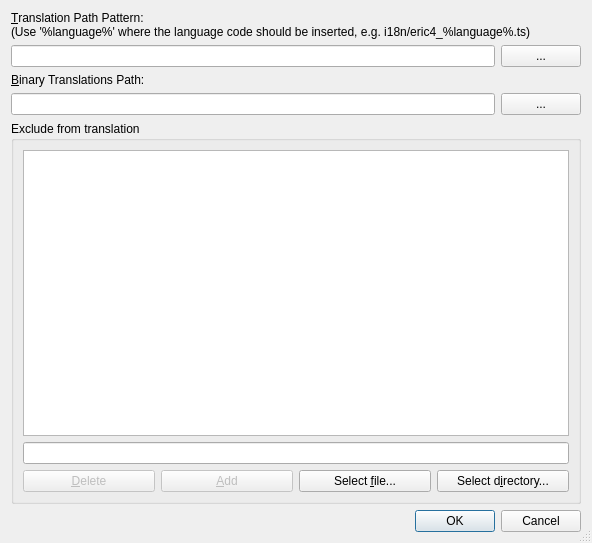
<ui version="4.0" >
 <class>TranslationPropertiesDialog</class>
 <widget class="QDialog" name="TranslationPropertiesDialog" >
  <property name="geometry" >
   <rect>
    <x>0</x>
    <y>0</y>
    <width>592</width>
    <height>543</height>
   </rect>
  </property>
  <property name="windowTitle" >
   <string>Translation Properties</string>
  </property>
  <property name="sizeGripEnabled" >
   <bool>true</bool>
  </property>
  <layout class="QVBoxLayout" name="_2" >
   <item>
    <layout class="QGridLayout" name="_3" >
     <item row="3" column="1" >
      <widget class="QPushButton" name="transBinPathButton" >
       <property name="toolTip" >
        <string>Show directory selection dialog</string>
       </property>
       <property name="whatsThis" >
        <string>&lt;b>Binary Translations Path&lt;/b>
&lt;p>Select the directory for the binary translations via a directory selection dialog.&lt;/p></string>
       </property>
       <property name="text" >
        <string>...</string>
       </property>
      </widget>
     </item>
     <item row="3" column="0" >
      <widget class="QLineEdit" name="transBinPathEdit" >
       <property name="toolTip" >
        <string>Enter the path for the binary translation files (*.qm)</string>
       </property>
       <property name="whatsThis" >
        <string>&lt;b>Binary Translations Path&lt;/b>
&lt;p>Enter the directory for the binary translation files (*.qm). Leave it empty to store them together with the *.ts files.&lt;/p></string>
       </property>
      </widget>
     </item>
     <item row="1" column="1" >
      <widget class="QPushButton" name="transPatternButton" >
       <property name="toolTip" >
        <string>Show directory selection dialog</string>
       </property>
       <property name="whatsThis" >
        <string>&lt;b>Translation Pattern&lt;/b>
&lt;p>Select a translation file via a file selection dialog.&lt;/p></string>
       </property>
       <property name="text" >
        <string>...</string>
       </property>
      </widget>
     </item>
     <item row="2" column="0" colspan="2" >
      <widget class="QLabel" name="label" >
       <property name="text" >
        <string>&amp;Binary Translations Path:</string>
       </property>
       <property name="buddy" >
        <cstring>transBinPathEdit</cstring>
       </property>
      </widget>
     </item>
     <item row="1" column="0" >
      <widget class="QLineEdit" name="transPatternEdit" >
       <property name="toolTip" >
        <string>Enter the path pattern for the translation files</string>
       </property>
       <property name="whatsThis" >
        <string>&lt;b>Translation Pattern&lt;/b>
&lt;p>Enter the path pattern for the translation files using %language% at the place of the language code (e.g. /path_to_eric/i18n/eric4_%language%.ts). This will result in translation files like /path_to_eric/i18n/eric_de.ts.&lt;/p></string>
       </property>
      </widget>
     </item>
     <item row="0" column="0" colspan="2" >
      <widget class="QLabel" name="textLabel1_3" >
       <property name="text" >
        <string>&amp;Translation Path Pattern:
(Use '%language%' where the language code should be inserted, e.g. i18n/eric4_%language%.ts)</string>
       </property>
       <property name="wordWrap" >
        <bool>true</bool>
       </property>
       <property name="buddy" >
        <cstring>transPatternEdit</cstring>
       </property>
      </widget>
     </item>
    </layout>
   </item>
   <item>
    <widget class="QGroupBox" name="exceptionsGroup" >
     <property name="title" >
      <string>Exclude from translation</string>
     </property>
     <layout class="QGridLayout" name="_4" >
      <item row="2" column="3" >
       <widget class="QPushButton" name="exceptDirButton" >
        <property name="toolTip" >
         <string>Press to select a directory via a selection dialog</string>
        </property>
        <property name="text" >
         <string>Select d&amp;irectory...</string>
        </property>
       </widget>
      </item>
      <item row="2" column="2" >
       <widget class="QPushButton" name="exceptFileButton" >
        <property name="toolTip" >
         <string>Press to select a file via a selection dialog</string>
        </property>
        <property name="text" >
         <string>Select &amp;file...</string>
        </property>
       </widget>
      </item>
      <item row="2" column="1" >
       <widget class="QPushButton" name="addExceptionButton" >
        <property name="enabled" >
         <bool>false</bool>
        </property>
        <property name="toolTip" >
         <string>Press to add the entered path or file to the list</string>
        </property>
        <property name="text" >
         <string>&amp;Add</string>
        </property>
       </widget>
      </item>
      <item row="2" column="0" >
       <widget class="QPushButton" name="deleteExceptionButton" >
        <property name="enabled" >
         <bool>false</bool>
        </property>
        <property name="toolTip" >
         <string>Press to delete the selected entry from the list</string>
        </property>
        <property name="text" >
         <string>&amp;Delete</string>
        </property>
       </widget>
      </item>
      <item row="1" column="0" colspan="4" >
       <widget class="QLineEdit" name="exceptionEdit" >
        <property name="toolTip" >
         <string>Enter a path or file to be added</string>
        </property>
       </widget>
      </item>
      <item row="0" column="0" colspan="4" >
       <widget class="QListWidget" name="exceptionsList" >
        <property name="toolTip" >
         <string>List of paths or files to excude from translation</string>
        </property>
        <property name="alternatingRowColors" >
         <bool>true</bool>
        </property>
        <property name="sortingEnabled" >
         <bool>true</bool>
        </property>
       </widget>
      </item>
     </layout>
    </widget>
   </item>
   <item>
    <widget class="QDialogButtonBox" name="buttonBox" >
     <property name="orientation" >
      <enum>Qt::Horizontal</enum>
     </property>
     <property name="standardButtons" >
      <set>QDialogButtonBox::Cancel|QDialogButtonBox::Ok</set>
     </property>
    </widget>
   </item>
  </layout>
 </widget>
 <tabstops>
  <tabstop>transPatternEdit</tabstop>
  <tabstop>transPatternButton</tabstop>
  <tabstop>transBinPathEdit</tabstop>
  <tabstop>transBinPathButton</tabstop>
  <tabstop>exceptionsList</tabstop>
  <tabstop>exceptionEdit</tabstop>
  <tabstop>deleteExceptionButton</tabstop>
  <tabstop>addExceptionButton</tabstop>
  <tabstop>exceptFileButton</tabstop>
  <tabstop>exceptDirButton</tabstop>
 </tabstops>
 <resources/>
 <connections>
  <connection>
   <sender>buttonBox</sender>
   <signal>accepted()</signal>
   <receiver>TranslationPropertiesDialog</receiver>
   <slot>accept()</slot>
   <hints>
    <hint type="sourcelabel" >
     <x>39</x>
     <y>523</y>
    </hint>
    <hint type="destinationlabel" >
     <x>39</x>
     <y>543</y>
    </hint>
   </hints>
  </connection>
  <connection>
   <sender>buttonBox</sender>
   <signal>rejected()</signal>
   <receiver>TranslationPropertiesDialog</receiver>
   <slot>reject()</slot>
   <hints>
    <hint type="sourcelabel" >
     <x>110</x>
     <y>530</y>
    </hint>
    <hint type="destinationlabel" >
     <x>111</x>
     <y>543</y>
    </hint>
   </hints>
  </connection>
 </connections>
</ui>
